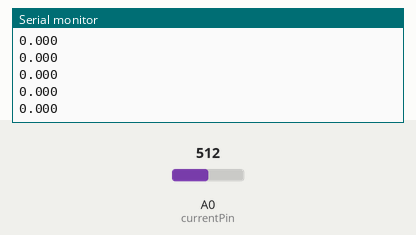
Recording of a sketch running on a simulated Arduino Uno, built with avr-gcc and run on an emulated ATmega328P. Parts: the last lines printed to the serial monitor. Inputs (shaded band) come from the test bench; at power-on: A0 (currentPin) = 512.

Above: at 1.2 s.
1.3 s: A0 (currentPin) set to 716
At 1.31 s:
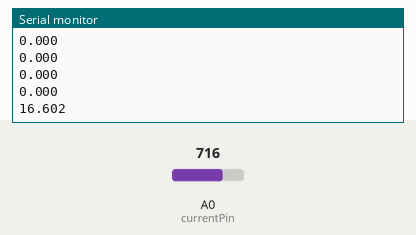
2.8 s: A0 (currentPin) set to 900
At 2.82 s:
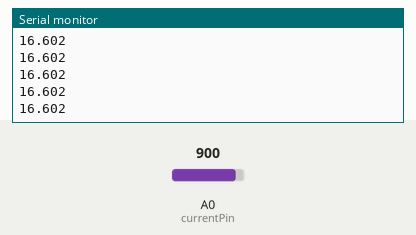
Timing chart, 0 to 5.8 s (numbered marks = the images above; inputs shaded):
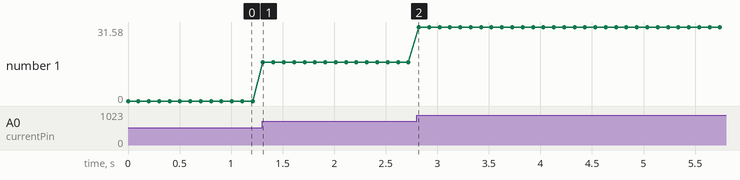

Measured:
- after the input at 1.3 s, the serial monitor: prints a new line at once (image 1)
- plotted number 1: 0 → 16.6 after the input at 1.3 s, 16.6 → 31.58 after the input at 2.8 s

The sketch:

TEST_CODE_-_POWERTIME_-_ARDUINO-V2.ino
```cpp
const int currentPin = A0;
int sensitivity = 60;
int adcValue= 0;
int offsetVoltage = 2500;
double adcVoltage = 0;
double currentValue = 0;

void setup()
{
  Serial.begin(115200);
}

void loop()
{
  adcValue = analogRead(currentPin);
  adcVoltage = (adcValue / 1024.0) * 5000;
  currentValue = ((adcVoltage - offsetVoltage) / sensitivity);
  Serial.println(currentValue,3);
  delay(100);
}
```
